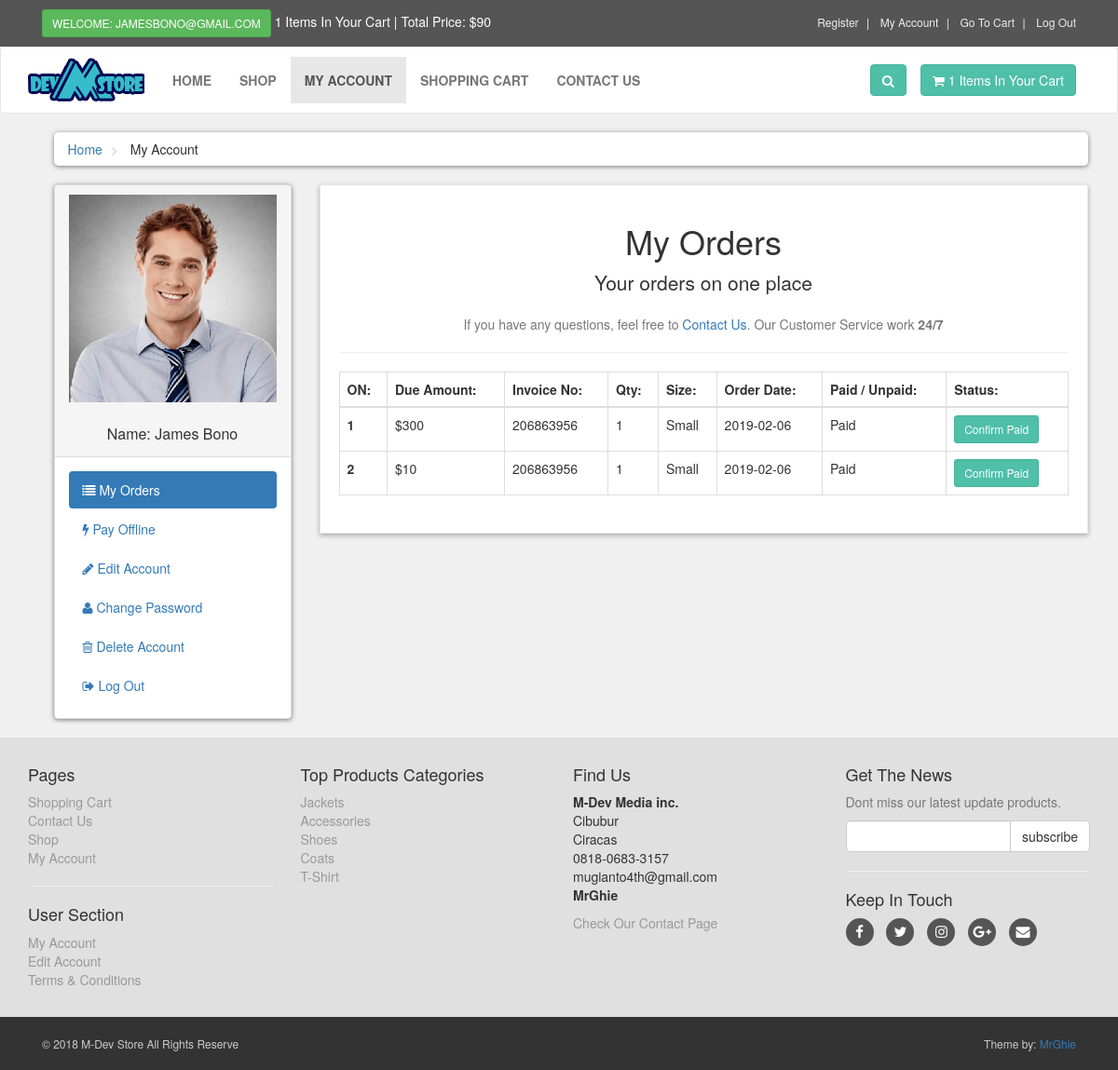
Screenshot of /M-Dev-Store/customer/my_account.php?my_orders (signed in) with the database file from the repository.
### tables this page shows
CREATE TABLE `customers` (
  `customer_id` int(10) NOT NULL,
  `customer_name` varchar(255) NOT NULL,
  `customer_email` varchar(255) NOT NULL,
  `customer_pass` varchar(255) NOT NULL,
  `customer_country` text NOT NULL,
  `customer_city` text NOT NULL,
  `customer_contact` varchar(255) NOT NULL,
  `customer_address` text NOT NULL,
  `customer_image` text NOT NULL,
  `customer_ip` varchar(100) NOT NULL
);

CREATE TABLE `customer_orders` (
  `order_id` int(10) NOT NULL,
  `customer_id` int(10) NOT NULL,
  `due_amount` int(100) NOT NULL,
  `invoice_no` int(100) NOT NULL,
  `qty` int(10) NOT NULL,
  `size` text NOT NULL,
  `order_date` date NOT NULL,
  `order_status` text NOT NULL
);

CREATE TABLE `product_categories` (
  `p_cat_id` int(10) NOT NULL,
  `p_cat_title` text NOT NULL,
  `p_cat_top` text NOT NULL,
  `p_cat_image` text NOT NULL
);

### M-Dev-Store/customer/my_orders.php (the view)
<center>
    <h1> My Orders </h1>
    <p class="lead"> Your orders on one place</p>
    <p class="text-muted">
        If you have any questions, feel free to <a href="../contact.php">Contact Us</a>. Our Customer Service work <strong>24/7</strong>
    </p>
</center>
<hr>
<div class="table-responsive">
    <table class="table table-bordered table-hover">
        <thead>
            <tr>
                <th> ON: </th>
                <th> Due Amount: </th>
                <th> Invoice No: </th>
                <th> Qty: </th>
                <th> Size: </th>
                <th> Order Date:</th>
                <th> Paid / Unpaid: </th>
                <th> Status: </th>
            </tr>
        </thead>
        <tbody>
           <?php
            $customer_session = $_SESSION['customer_email'];
            $get_customer = "select * from customers where customer_email='$customer_session'";
            $run_customer = mysqli_query($con,$get_customer);
            $row_customer = mysqli_fetch_array($run_customer);
            $customer_id = $row_customer['customer_id'];
            $get_orders = "select * from customer_orders where customer_id='$customer_id'";
            $run_orders = mysqli_query($con,$get_orders);
            $i = 0;
            while($row_orders = mysqli_fetch_array($run_orders)){
                $order_id = $row_orders['order_id'];
                $due_amount = $row_orders['due_amount'];
                $invoice_no = $row_orders['invoice_no'];
                $qty = $row_orders['qty'];
                $size = $row_orders['size'];
                $order_date = substr($row_orders['order_date'],0,11);
                $order_status = $row_orders['order_status'];
                $i++;
                if($order_status=='pending'){
                    $order_status = 'Unpaid';
                }else{
                    $order_status = 'Paid';
                }
            ?>
            <tr>
                <th> <?php echo $i; ?> </th>
                <td> $<?php echo $due_amount; ?> </td>
                <td> <?php echo $invoice_no; ?> </td>
                <td> <?php echo $qty; ?> </td>
                <td> <?php echo $size; ?> </td>
                <td> <?php echo $order_date; ?> </td>
                <td> <?php echo $order_status; ?> </td>
                <td>
                    <a href="confirm.php?order_id=<?php echo $order_id; ?>" target="_blank" class="btn btn-primary btn-sm"> Confirm Paid </a>
                </td>
            </tr>
            <?php } ?>
        </tbody>
    </table>
</div>

### M-Dev-Store/customer/includes/sidebar.php
<div class="panel panel-default sidebar-menu">
    <div class="panel-heading">
        <?php
        $customer_session = $_SESSION['customer_email'];
        $get_customer = "select * from customers where customer_email='$customer_session'";
        $run_customer = mysqli_query($con,$get_customer);
        $row_customer = mysqli_fetch_array($run_customer);
        $customer_image = $row_customer['customer_image'];
        $customer_name = $row_customer['customer_name'];
        if(!isset($_SESSION['customer_email'])){
        }else{
            echo "
                <center>
                    <img src='customer_images/$customer_image' class='img-responsive' >
                </center>
                <br/>
                <h3 class='panel-title' align='center'>
                    Name: $customer_name
                </h3>
            ";
        }
        ?>
    </div>
    <div class="panel-body">
        <ul class="nav-pills nav-stacked nav">
            <li class="<?php if(isset($_GET['my_orders'])){ echo "active"; } ?>">
                <a href="my_account.php?my_orders">
                    <i class="fa fa-list"></i> My Orders
                </a>
            </li>
            <li class="<?php if(isset($_GET['pay_offline'])){ echo "active"; } ?>">
                <a href="my_account.php?pay_offline">
                    <i class="fa fa-bolt"></i> Pay Offline
                </a>
            </li>
            <li class="<?php if(isset($_GET['edit_account'])){ echo "active"; } ?>">
                <a href="my_account.php?edit_account">
                    <i class="fa fa-pencil"></i> Edit Account
                </a>
            </li>
            <li class="<?php if(isset($_GET['change_pass'])){ echo "active"; } ?>">
                <a href="my_account.php?change_pass">
                    <i class="fa fa-user"></i> Change Password
                </a>
            </li>
            <li class="<?php if(isset($_GET['delete_account'])){ echo "active"; } ?>">
                <a href="my_account.php?delete_account">
                    <i class="fa fa-trash-o"></i> Delete Account
                </a>
            </li>
            <li>
                <a href="logout.php">
                    <i class="fa fa-sign-out"></i> Log Out
                </a>
            </li>
        </ul>
    </div>
</div>

### M-Dev-Store/customer/includes/footer.php (shortened to what this page needs)
<div id="footer">
    <div class="container">
        <div class="row">
            <div class="col-sm-6 col-md-3">
               <h4>Pages</h4>
                <ul>
                    <li><a href="../cart.php">Shopping Cart</a></li>
                    <li><a href="../contact.php">Contact Us</a></li>
                    <li><a href="../shop.php">Shop</a></li>
                    <li><a href="my_account.php">My Account</a></li>
                </ul>
                <hr>
                <h4>User Section</h4>
                <ul>
                           <?php
                           if(!isset($_SESSION['customer_email'])){
                               echo"<a href='../checkout.php'>Login</a>";
                           }else{
                              echo"<a href='my_account.php?my_orders'>My Account</a>";
                           }
                           ?>
                    <li>
                            <?php
                           if(!isset($_SESSION['customer_email'])){
                               echo"<a href='../checkout.php'>Login</a>";
                           }else{
                              echo"<a href='my_account.php?edit_account'>Edit Account</a>";
                           }
                           ?>
                    </li>
                    <li><a href="../terms.php">Terms & Conditions</a></li>
                </ul>
            </div>
            <div class="com-sm-6 col-md-3">
                <h4>Top Products Categories</h4>
                <ul>
                    <?php
                        $get_p_cats = "select * from product_categories";
                        $run_p_cats = mysqli_query($con,$get_p_cats);
                        while($row_p_cats=mysqli_fetch_array($run_p_cats)){
                            $p_cat_id = $row_p_cats['p_cat_id'];
                            $p_cat_title = $row_p_cats['p_cat_title'];
                            echo "
                                <li>
                                    <a href='../shop.php?p_cat=$p_cat_id'>
                                        $p_cat_title
                                    </a>
                                </li>
                            ";
                        }
                    ?>
                </ul>
            </div>
            <div class="col-sm-6 col-md-3">
                <h4>Find Us</h4>
                <p>
                    <strong>M-Dev Media inc.</strong>
                    <br/>Cibubur
                    <br/>Ciracas
                    <br/>0818-0683-3157
                    <br/>mugianto4th@gmail.com
                    <br/><strong>MrGhie</strong>
                </p>
                <a href="../contact.php">Check Our Contact Page</a>
            </div>
            <div class="col-sm-6 col-md-3">
                <h4>Get The News</h4>
                <p class="text-muted">
                    Dont miss our latest update products.
                </p>
                <form action="https://feedburner.google.com/fb/a/mailverify" method="post" target="popupwindow" onsubmit="window.open('https://feedburner.google.com/fb/a/mailverify?uri=M-devMedia', 'popupwindow', 'scrollbars=yes,width=550,height=520');return true" method="post">
                    <div class="input-group">
                        <input type="text" class="form-control" name="email">
                        <span class="input-group-btn">
                            <input type="submit" value="subscribe" class="btn btn-default">
                        </span>
                    </div>
                </form>
                <hr>
                <h4>Keep In Touch</h4>
                <p class="social">
                    <a href="../#" class="fa fa-facebook"></a>
                    <a href="../#" class="fa fa-twitter"></a>
                    <a href="../#" class="fa fa-instagram"></a>
                    <a href="../#" class="fa fa-google-plus"></a>
                    <a href="../#" class="fa fa-envelope"></a>
                </p>
            </div>
        </div>
    </div>
</div>
<div id="copyright">
    <div class="container">
        <div class="col-md-6">
            <p class="pull-left">&copy; 2018 M-Dev Store All Rights Reserve</p>
        </div>
        <div class="col-md-6">
            <p class="pull-right">Theme by: <a href="#">MrGhie</a></p>
        </div>
    </div>
</div>

### M-Dev-Store/customer/styles/style.css (style rules this page uses)
body { font-size: 14px; line-height: 1.42857143; color: #333333; background: #f0f0f0; overflow-x: hidden; }
.btn-primary { color: rgb(255, 255, 255); background: rgb(79, 191, 168); border-color: rgb(65, 179, 156); }
#content .panel.sidebar-menu { box-sizing: border-box; box-shadow: 0px 1px 5px rgba(0, 0, 0, .5); }
#content .panel.sidebar-menu h3 { padding: 5px 0px; margin: 0px; }
#footer { background: #e0e0e0; padding: 20px 0; }
#footer a { color: #999999; padding: 0; text-decoration: none; }
#footer ul { list-style: none; padding-left: 0px; }
#footer .social { text-align: left; }
#footer .social a { margin: 0px 10px 0px 0px; display: inline-block; color: #ffffff; width: 30px; height: 30px; border-radius: 15px; line-height: 30px; font-size: 15px; text-align: center; vertical-align: bottom; background: #555555; text-decoration: none; }
#copyright { background: #333333; color: #cccccc; padding: 20px 0px; font-size: 12px; }
#copyright p { margin: 0px; }

### rows the page displays
customers: customer_image (picture), customer_name "James Bono"
customer_orders: due_amount "300", invoice_no "206863956", qty "1", size "Small", order_date "2019-02-06", order_status "Paid"
customer_orders: due_amount "10", invoice_no "206863956", qty "1", size "Small", order_date "2019-02-06", order_status "Paid"
product_categories: p_cat_title "Jackets"
product_categories: p_cat_title "Accessories"
product_categories: p_cat_title "Shoes"
product_categories: p_cat_title "Coats"
product_categories: p_cat_title "T-Shirt"

### other values shown
$_SESSION['customer_email'] "JAMESBONO@GMAIL.COM"
$count_items "1 1"
$total "90"
